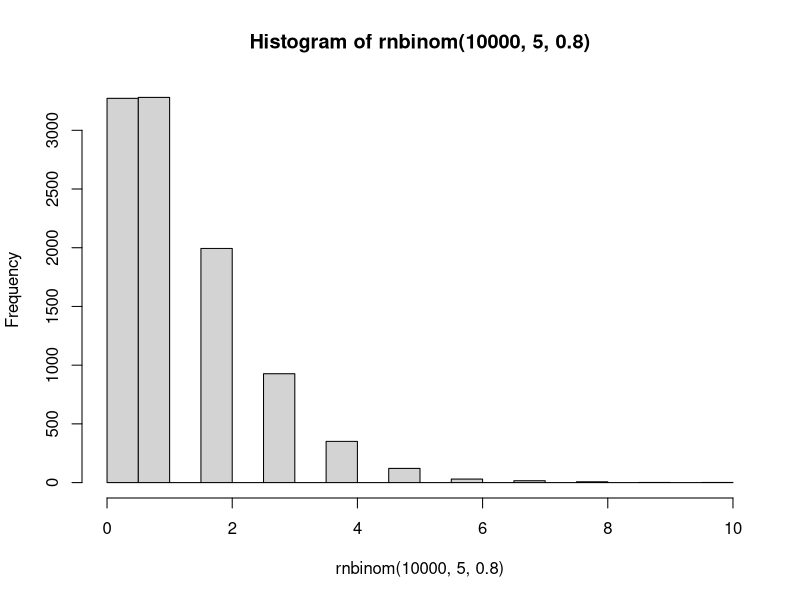

R code for this plot:
## ---- chunk 1
rmaxnegbin <- function(n,r,p,D){
  result <- rep(0,n)
  for(i in 1:n){
    result[i] <- max(rnbinom(D,r,1-p))
  }
  return(result)
}
x <- rmaxnegbin(10000,.1,.04,2)
var(x)/mean(x)
## ---- chunk 2
hist(rnbinom(10000, 5, .8))
## ---- chunk 3
rmaxpois <- function(n,mu,D){
  result <- rep(0,n)
  for(i in 1:n){
    result[i] <- max(rpois(D,mu))
  }
  return(result)
}
rmaxpois_sum <- function(n,mu,D){
  result <- rep(0,n)
  for(i in 1:n){
    result[i] <- max(rpois(D,mu)) + max(rpois(D,mu))
  }
  return(result)
}
## ---- chunk 4
x <- rmaxpois(1000,10,2)
var(x)/mean(x)

